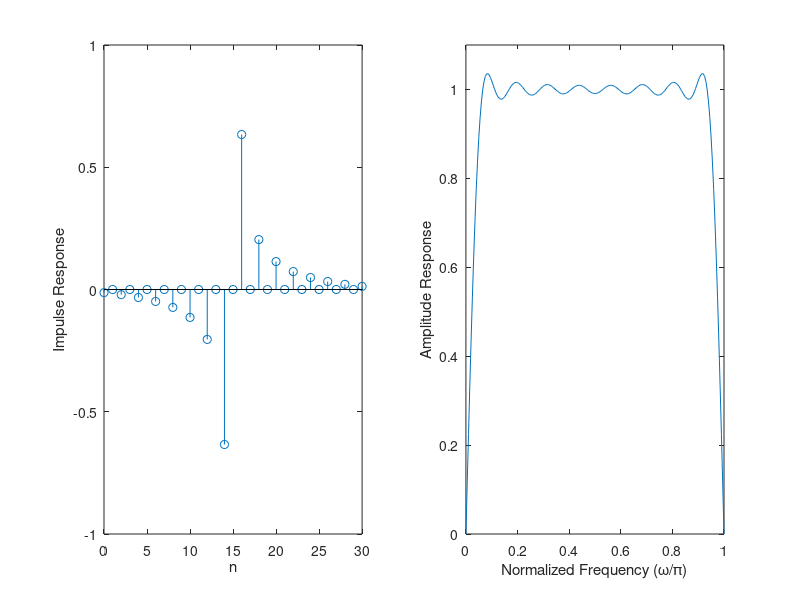

MATLAB code to generate this figure:
%
% Design of case 3 Hilbert Transformers
%
clear;       % clear workspace
clc;         % clear command window
N = 31;
wp1 = 0.05*pi;
wp2 = 0.95*pi;
% 
%
NH = (N-1)/2;
%
%
P = zeros(NH,1);
Q = zeros(NH,NH);
for i=1:NH % 0:1:NH
    P(i) = -2*(cos(i*wp2) - cos(i*wp1))/i;
    for j=1:NH
        if i==j
            Q(i,j) = 0.5*(wp2-wp1) - 0.5*sin((i+j)*wp2)/(i+j) + 0.5*sin((i+j)*wp1)/(i+j);
        else
            Q(i,j) = 0.5*sin((i-j)*wp2)/(i-j) - 0.5*sin((i-j)*wp1)/(i-j) ....
                     - 0.5*sin((i+j)*wp2)/(i+j) + 0.5*sin((i+j)*wp1)/(i+j);
       end
    end
end
A = -0.5*inv(Q)*P;
%
%
h = zeros(N,1);
h(1:NH) = 0.5*A(NH:-1:1);
h(NH+2:N) = -0.5*A;
%
% subplot - need to show several plots simulteneously
subplot(1,2,1);
stem(0:N-1,h);
xlabel('n');
ylabel('Impulse Response');
%
% Amplitude Response
subplot(1,2,2);
AR = abs(freqz(h,1,0:pi/200:pi));
plot(0:1/200:1,AR);
axis([0,1,0,1.1]);
xlabel('Normalized Frequency (\omega/\pi)');
ylabel('Amplitude Response');
%
% case 3 don't need dB plots
